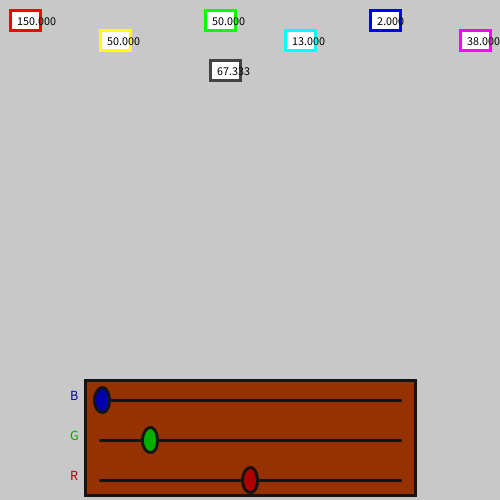
Frame 1 (no input)
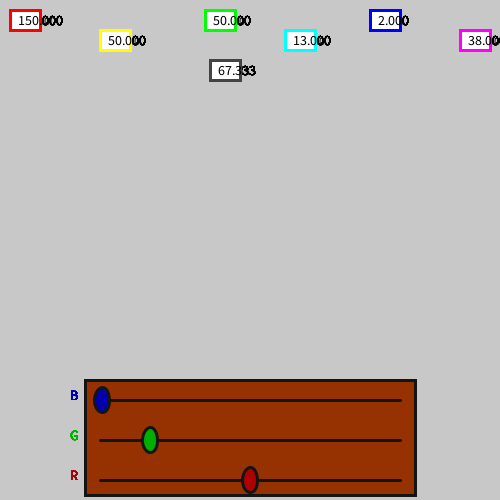
Frame 60 (the mouse pressed at the canvas centre just before this capture)
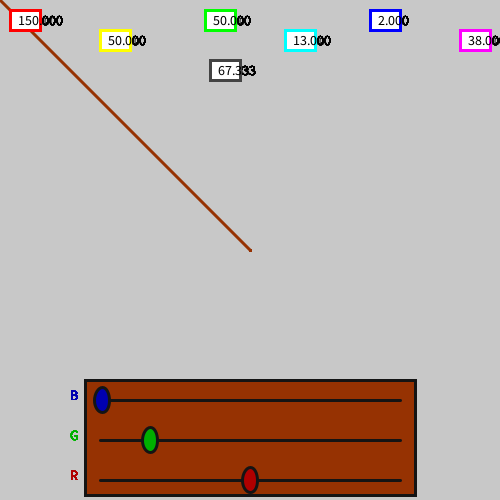
Frame 120 (the mouse held since frame 60 and released just before this capture)

The Processing sketch that drew these frames (run headless with seeded random() and noise(); from frame 60 on, the mouse is pressed at the canvas centre):

// Processing sketch: processing_133969
// ── processing_133969.pde

float th =3;

float mouseXspd=abs(mouseX-pmouseX);
float mouseYspd=abs(mouseY-pmouseY);
float mouseSpd=sqrt(sq(mouseXspd)+sq(mouseYspd));

float la = 100;
float li = 500-20;
float lj = 500-60;
float lk = 500-100;
float lx =150;
float ly =50;
float lz =2;

char B=66;
char G=71;
char R=82;
void setup(){
  size(500,500);
  background(200);
}
void draw(){
  strokeWeight(th);
  
  mouseXspd=abs(mouseX-pmouseX);
  mouseYspd=abs(mouseY-pmouseY);
  mouseSpd=sqrt(sq(mouseXspd)+sq(mouseYspd));
  
  stroke(lx,ly,lz);
  if (mousePressed){
    //the drawing line
    line(pmouseX,pmouseY,mouseX,mouseY);
    if ((la<=mouseX) && (mouseX<=la+300)){
      if (mouseY>=500-40){
        lx = mouseX-la;
      }else if (mouseY>=500-80){
        ly = mouseX-la;
      }else if (mouseY>=500-120){
        lz = mouseX-la;
      }
    }
  }
  strokeWeight(3);
  fill(255);
  stroke(255,0,0);
  rect(10,10,30,20);
  stroke(0,255,0);
  rect(205,10,30,20);
  stroke(0,0,255);
  rect(370,10,30,20);
  
  stroke(255,255,0);
  rect(100,30,30,20);
  stroke(0,255,255);
  rect(285,30,30,20);
  stroke(255,0,255);
  rect(460,30,30,20);
  
  stroke((lx+ly+lz)/3);
  rect(210,60,30,20);
  
  fill(0);
  text(lx,15,25);
  text(ly,210,25);
  text(lz,375,25);
  
  text((lx+ly)/4,105,45);
  text((ly+lz)/4,290,45);
  text((lz+lx)/4,465,45);
  
  text((lx+ly+lz)/3,215,75);
  //bars of colors
  stroke(20);
  fill(lx,ly,lz);
  rect(85,500-120,330,115);
  
  textSize(14);
  //red
  fill(175,0,0);
  text("R",la-30,li);
  line(la,li,la+300,li);
  ellipse(lx+la,li,15,25);
  //green
  fill(0,175,0);
  text("G",la-30,lj);
  line(la,lj,la+300,lj);
  ellipse(ly+la,lj,15,25);
  //blue
  fill(0,0,175);
  text("B",la-30,lk);
  line(la,lk,la+300,lk);
  ellipse(lz+la,lk,15,25);
  
    if (key=='i'){
    th=abs(250/( mouseSpd+15));
  }
}
void keyPressed(){
   if (key=='1'){
    th=1;
  }else if (key=='2'){
    th=2;
  }else if (key=='3'){
    th=3;
  }else if (key=='4'){
    th=4;
  }else if (key=='5'){
    th=5;
  }else if (key=='6'){
    th=6;
  }
  if (key==' '){
    background(200);
  }
}
